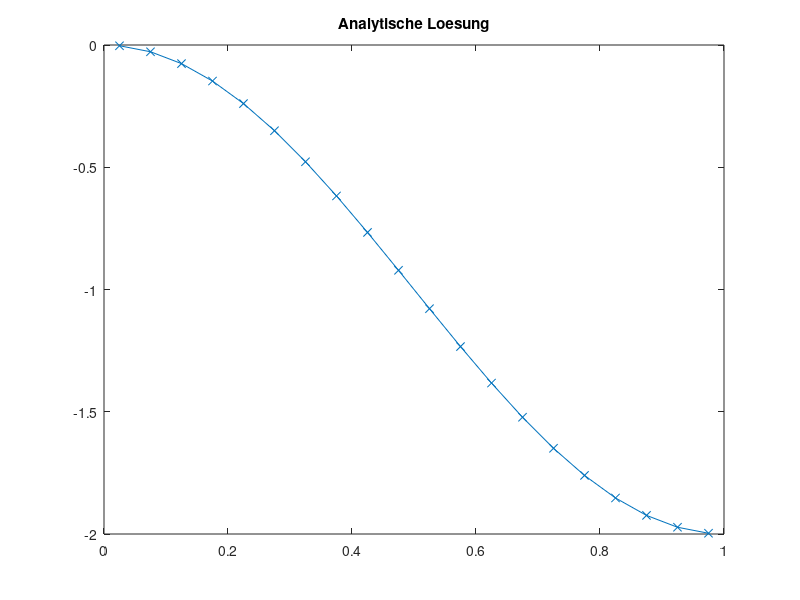
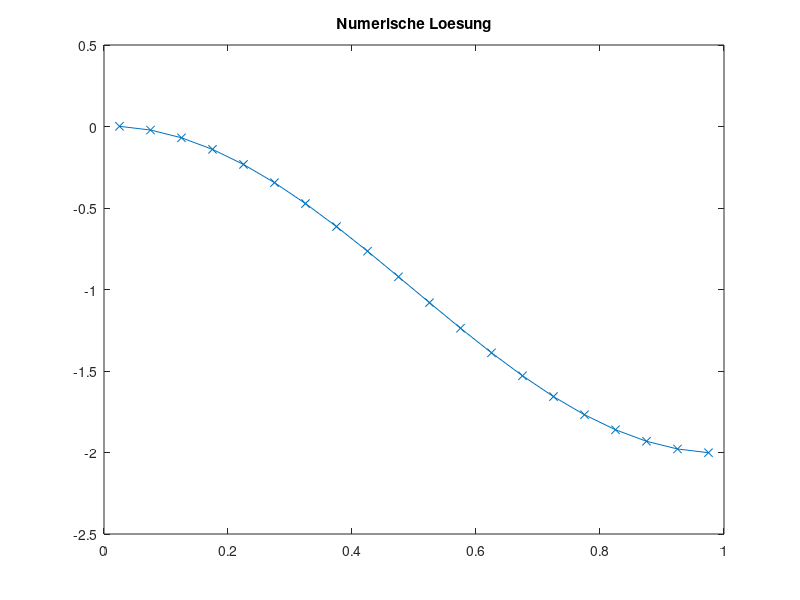
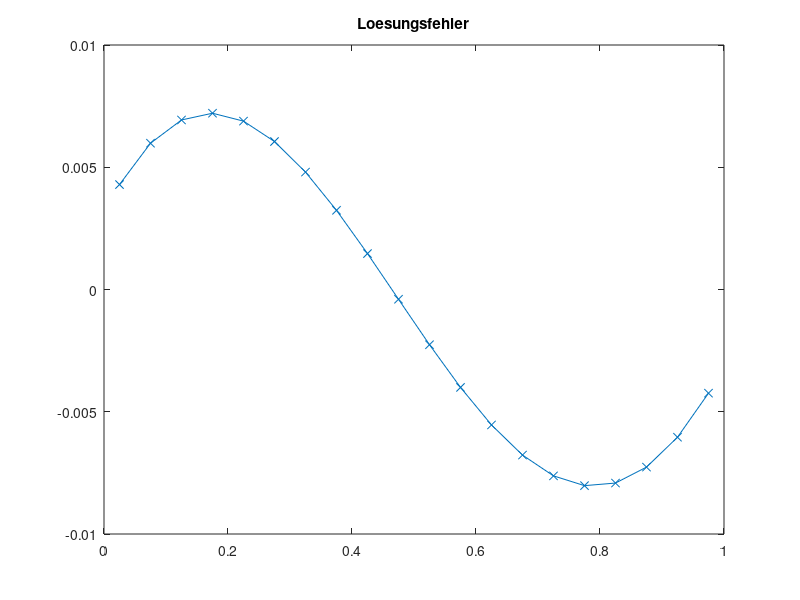
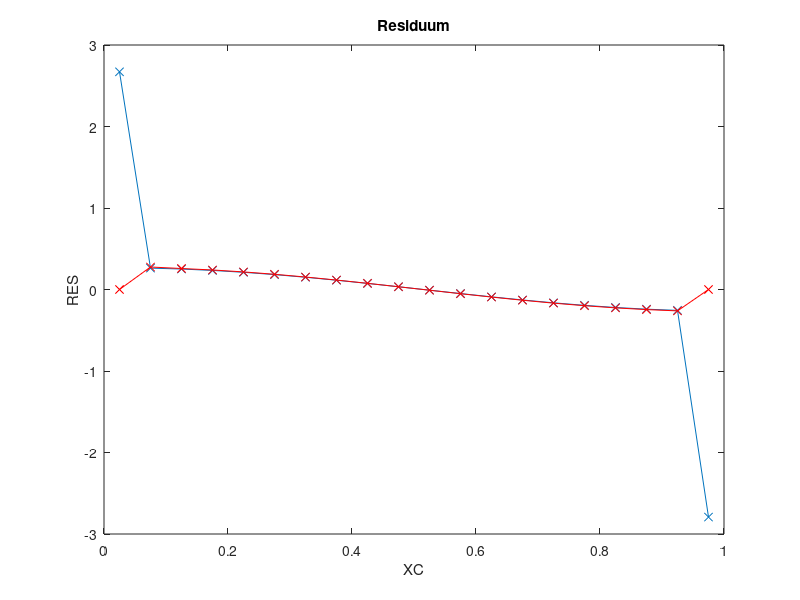

Source code (MATLAB) for these figures, in order:
clc
clear all
close all

%SOL=@(x) sin(pi*x)+1;
%MSOL=@(x) pi*cos(pi*x)-pi^2*sin(pi*x);

SOL=@(x) cos(pi*x)-1;
MSOL=@(x) -pi*sin(pi*x)-pi^2*cos(pi*x);

DIF=1.0;
KONV=1.0;
BETA=1.0;
XMIN=0.0;
XMAX=1.0;

N=20; % KV's

X = linspace(XMIN, XMAX, N+1);
XC = (X(1:N)+X(2:N+1))/2;
XCR = [XMIN, XC, XMAX];

%%% ANALYTISCHE LÖSUNG
TA = zeros(1, N);
for I=1:N
  TA(I)=SOL(XC(I));
end

figure(1)
plot(XC, TA, 'x-');
title('Analytische Loesung')

%%% FVM Lösung

% Randbedingungen
RBE = SOL(XMAX);
RBW = SOL(XMIN);

% Koeffizienten speichern
AP = zeros(1, N);
AE = zeros(1, N);
AW = zeros(1, N);

for I=1:N
  DX = X(I+1)-X(I);

  DXE = XCR(I+2)-XCR(I+1);
  DXW = XCR(I+1)-XCR(I);

  AE(I) = DIF/(DXE*DX);
  AW(I) = DIF/(DXW*DX);

  AP(I) = -AE(I)-AW(I);

  DXeP = X(I+1)-XCR(I+1);
  DXPw = XCR(I+1)-X(I);
  AEK(I) = 0;
  AWK(I) = -KONV/DX;
  APK(I) = KONV/DX;

  %if I==1
    %APK(I) = AWK(I);
  %elseif I==N
    %APK(I) = AEK(I);
  %else
    %APK(I) = -AWK(I)-AEK(I);
  %end
end

% Gesamtgleichungssystem aufstellen
A = zeros(N);
b = zeros(N,1);

for I=1:N
  b(I) = MSOL(XC(I));

  % Hauptdiagonale
  A(I,I) = AP(I) + APK(I);

  % Westliche Nebendiagonale
  if mod(I,N)==1
    b(I) = b(I) - AW(I)*RBW - AWK(I)*RBW;
  else
    A(I, I-1) = AW(I) + AWK(I);
  end

  % Östliche Nebendiagonale
  if mod(I,N)==0
    b(I) = b(I) - AE(I)*RBE - APK(I)*RBE;
    A(I, I) = AP(I);
  else
    A(I, I+1) = AE(I) + AEK(I);
  end
end

T=A\b;

figure(2)
plot(XC, T, 'x-');
title('Numerische Loesung')

%%% Lösungsfehler berechnen
SERR=0.0;
ERR=zeros(1, N);
for I=1:N
    ERR(I)=T(I)-TA(I);
    SERR=SERR+ERR(I)^2;
end
SERR=sqrt(SERR/(N));

figure(3)
plot(XC, ERR, 'x-');
title('Loesungsfehler')

fprintf('Summierter Fehler %16.10e N=%g\n', SERR, N);


%%% ORDNUNG  BESTIMMEN
ERR5=5.2157765345e-02;
ERR10=1.5921468105e-02;
ERR20=5.7630383054e-03;
ERR40=2.3777712061e-03;
ERR80=1.0699864289e-03;
op=log((ERR5)/(ERR10))/log(2);
fprintf('Ordnung des Verfahrens %16.10e \n',op  );
op=log((ERR10)/(ERR20))/log(2);
fprintf('Ordnung des Verfahrens %16.10e \n',op  );
op=log((ERR20)/(ERR40))/log(2);
fprintf('Ordnung des Verfahrens %16.10e \n',op  );
op=log((ERR40)/(ERR80))/log(2);
fprintf('Ordnung des Verfahrens %16.10e \n',op  );


%%%% RESIDUUM BERECHNEN
t=zeros(N, 1);
for I=1:N
    t(I)=SOL(XC(I));
end

RES=A*t-b;

figure(4)
plot(XC,RES,'x-');

xlabel('XC')
ylabel('RES')
title('Residuum')

%%% Truncation Error berechnen

% b ohne Randwerte
TE=zeros(1, N);
for I=1:N
  b(I) = MSOL(XC(I));
end

for I=3:N-2
  DX = X(I+1)-X(I);
  TE(I) = (DX/24 * (b(I+1) - 2*b(I) + b(I-1)))... % TE_source
        + ((T(I+2)-3*T(I+1)+3*T(I)-T(I-1))/(24*DX))... % TE_e
        - ((T(I+1)-3*T(I)+3*T(I-1)-T(I-2))/(24*DX))... % TE_w
        - (3/8*T(I+1) - T(I)/4 - T(I-1)/8)... % TE_uds_e
        + (3/8*T(I) - T(I-1)/4 - T(I-2)/8); % TE_uds_w
  TE(I) = TE(I)/DX;
end;

% TE Sonderfälle für Randvolumen
I=2;
DX = X(I+1)-X(I);
TE(I) = (DX/24 * (b(I+1) - 2*b(I) + b(I-1)))... % TE_source
      + ((T(I+2)-3*T(I+1)+3*T(I)-T(I-1))/(24*DX))... % TE_e
      - ((T(I+1)-3*T(I)+4*T(I-1)-2*RBW)/(24*DX))... % TE_w
      - (3/8*T(I+1) - T(I)/4 - T(I-1)/8)... % TE_uds_e
      + (3/8*T(I) + T(I-1)/8 - RBW/2); % TE_uds_w_rand
  TE(I) = TE(I)/DX;

I = N-1;
DX = X(I+1)-X(I);
TE(I) = (DX/24 * (b(I+1) - 2*b(I) + b(I-1)))... % TE_source
      + ((2*RBE-4*T(I+1)+3*T(I)-T(I-1))/(24*DX))... % TE_e
      - ((T(I+1)-3*T(I)+3*T(I-1)-T(I-2))/(24*DX))... % TE_w
      - (3/8*T(I+1) - T(I)/4 - T(I-1)/8)... % TE_uds_e
      + (3/8*T(I) - T(I-1)/4 - T(I-2)/8); % TE_uds_w
  TE(I) = TE(I)/DX;

hold on;
plot(XC, TE, 'rx-');

RESTE = RES-TE';

figure(5)
plot(XC(2:N-1), RESTE(2:N-1), 'x-')
xlabel('XC')
ylabel('RES-TE')
